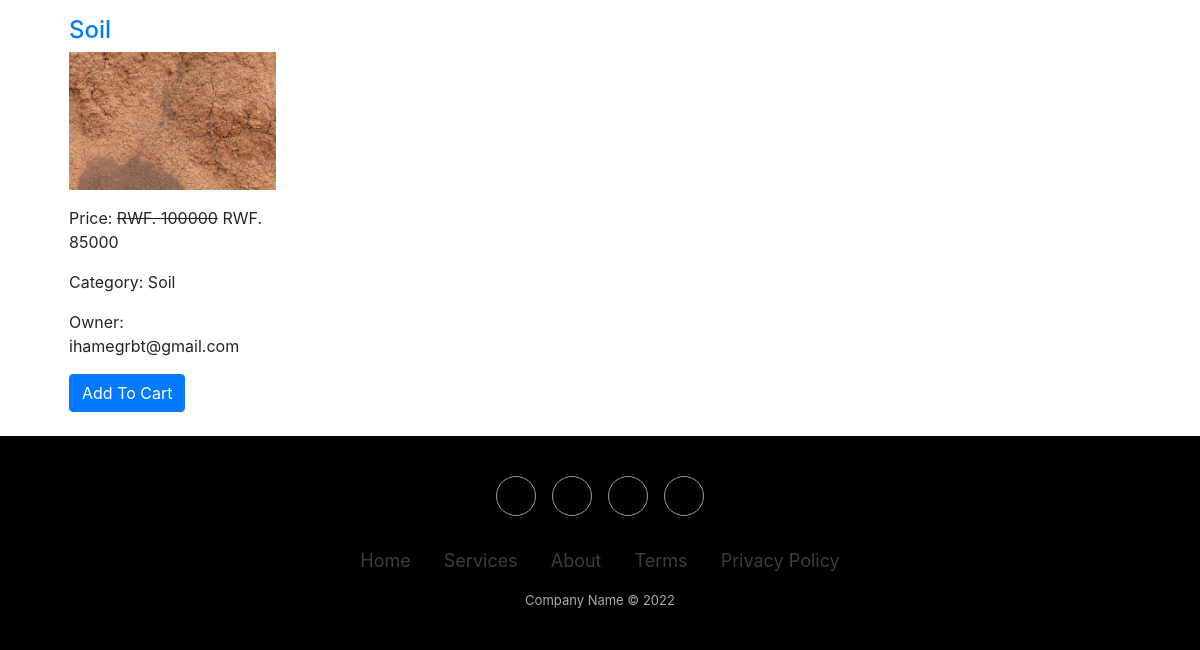
/all-products/ (lower part), run on an earlier commit of the app's database.
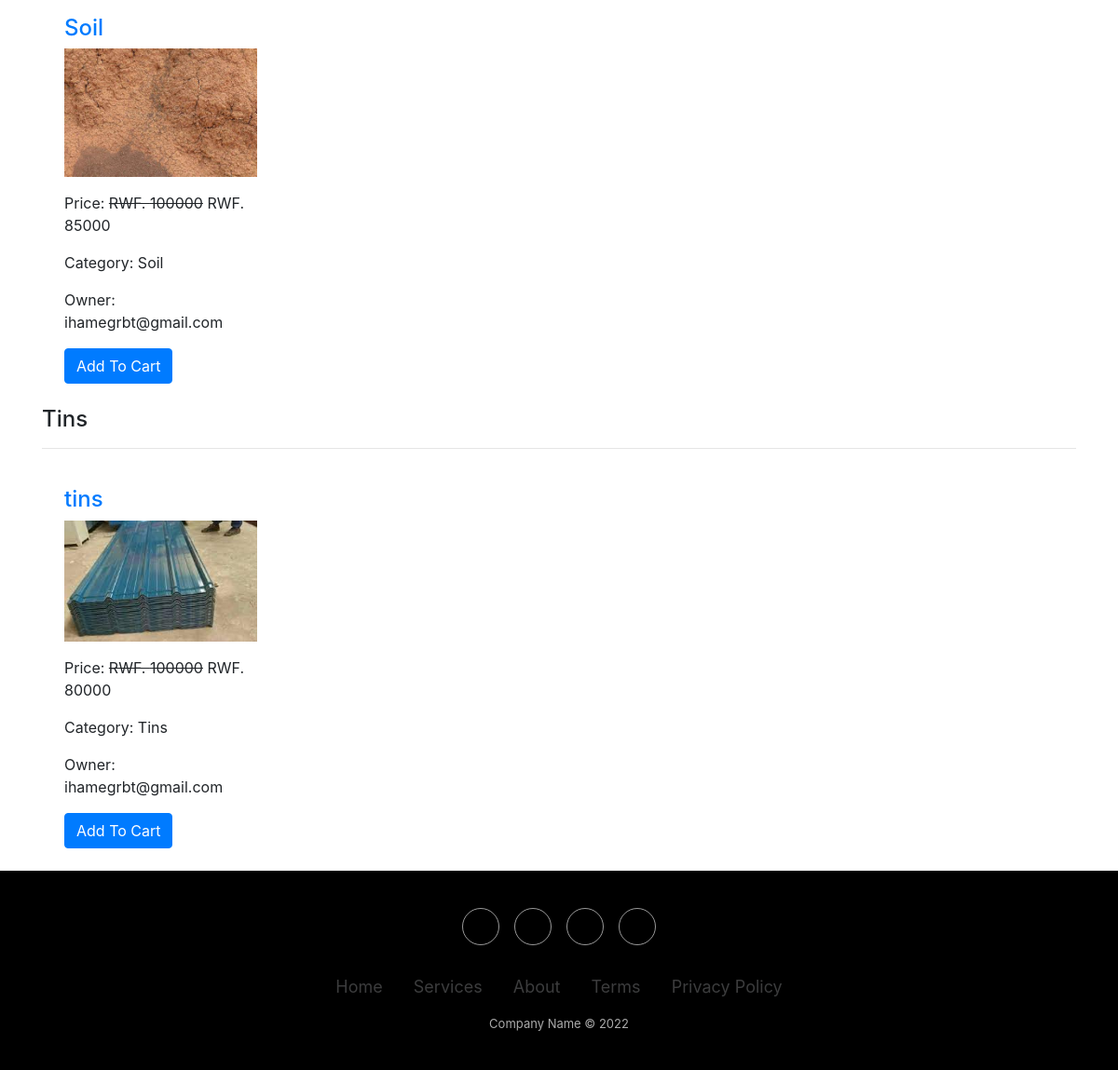
And on a later commit of the database.
### ecomapp/models.py (models this page shows, shortened)
class Product(models.Model):
    title = models.CharField(max_length=200)
    slug = models.SlugField(unique=True)
    category = models.ForeignKey(Category, on_delete=models.CASCADE)
    image = models.ImageField(upload_to="products")
    marked_price = models.PositiveIntegerField()
    selling_price = models.PositiveIntegerField()
    description = models.TextField()
    warranty = models.CharField(max_length=300, null=True, blank=True)
    return_policy = models.CharField(max_length=300, null=True, blank=True)
    view_count = models.PositiveIntegerField(default=0)
    productowner=models.CharField(User.get_full_name, max_length=300, default="ihamegrbt@gmail.com")

class Category(models.Model):
    title = models.CharField(max_length=200)
    slug = models.SlugField(unique=True)
    def __str__(self):
        return self.title

### ecomapp/views.py (the view)
# urls.py: path("all-products/", AllProductsView.as_view(), name="allproducts"),
class AllProductsView(EcomMixin, TemplateView):
    template_name = "allproducts.html"
    def get_context_data(self, **kwargs):
        context = super().get_context_data(**kwargs)
        context['allcategories'] = Category.objects.all()
        return context

### ecomapp/views.py (called while the page is built)
    def dispatch(self, request, *args, **kwargs):
        cart_id = request.session.get("cart_id")
        if cart_id:
            cart_obj = Cart.objects.get(id=cart_id)
            if request.user.is_authenticated and request.user.customer:
                cart_obj.customer = request.user.customer
                cart_obj.save()
        return super().dispatch(request, *args, **kwargs)

### templates/allproducts.html (shortened to what this page needs)
{% extends 'base1.html' %}
{% block content %}
<div class="container">
    {% for cat in allcategories %}
    <h4>{{cat.title}}</h4><hr>
    <div class="row">
        {% for p in cat.product_set.all %}
        <div class="col-md-3">
            <div class="m-4">
                <h4><a href="{% url 'ecomapp:productdetail' p.slug %}">{{p.title}}</a></h4>
                <img src="{{p.image.url}}" alt="" class="img-fluid" style="height: 2500; object-fit: cover;">
                <p class="mt-3">Price: <strike>RWF. {{p.marked_price}}</strike> RWF. {{p.selling_price}}</p>
                <p>Category: {{p.category}}</p> <p>Owner: {{p.productowner}}</p>
                <a href="{% url 'ecomapp:addtocart' p.id %}" class="btn btn-primary">Add To Cart</a>
            </div>
        </div>
        {% endfor %}
    </div>
    {% endfor %}
</div>
{% endblock %}

What changed in the data, as far as the page shows it:
added Category: title "Tins"
added Product: title "tins", image (picture), marked_price "100000", selling_price "80000", category "Tins", productowner "ihamegrbt@gmail.com"
